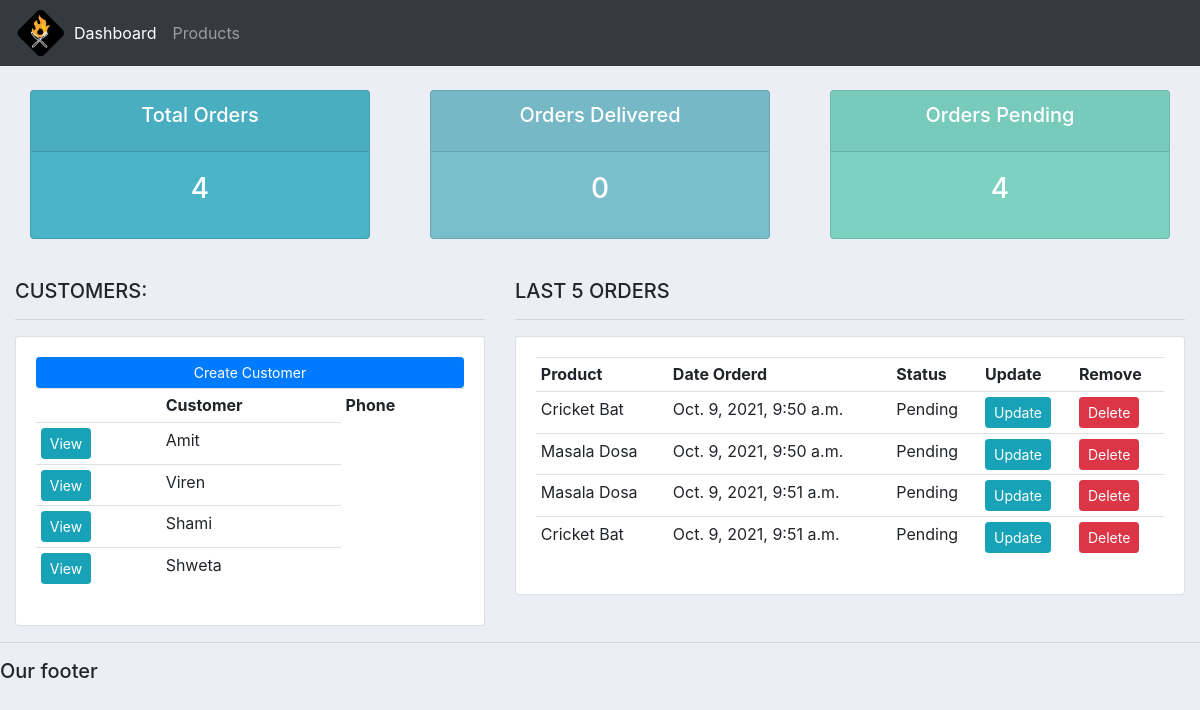
/, run on an earlier commit of the app's database.
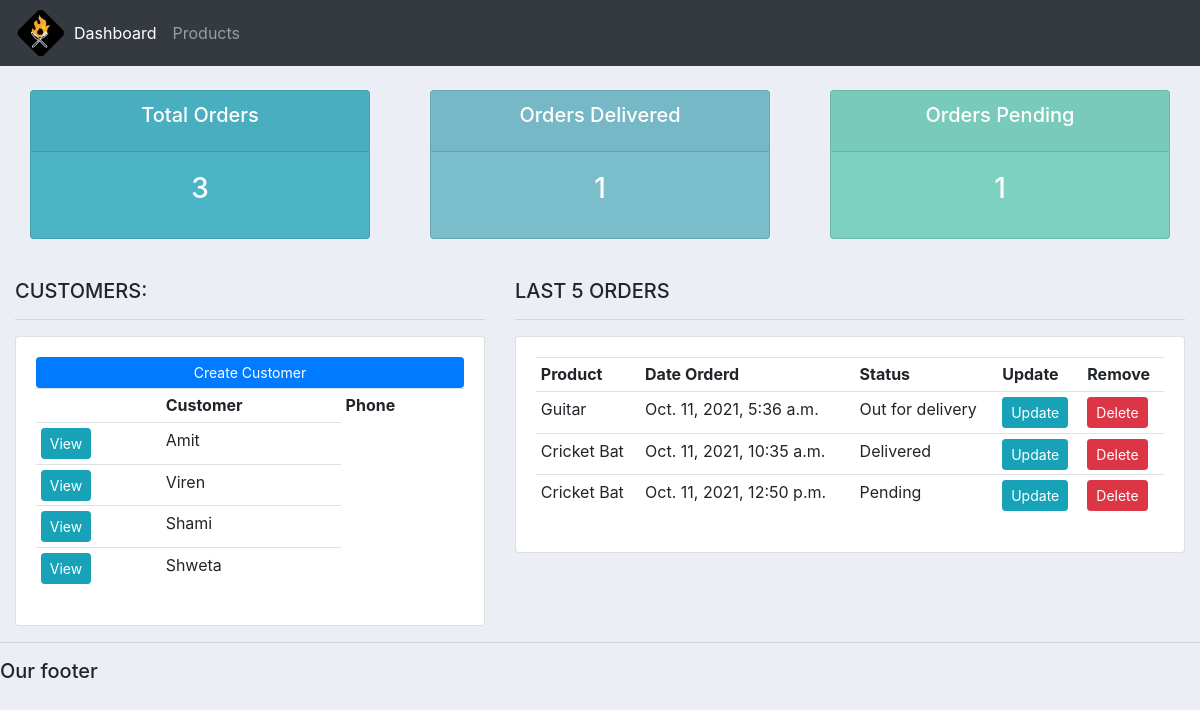
And on a later commit of the database.
### accounts/models.py (models this page shows, shortened)
class Customer(models.Model):
    name = models.CharField(max_length=200, null=True)
    phone = models.CharField(max_length=20, null=True)
    email = models.CharField(max_length=200, null=True)
    date_created = models.DateTimeField(auto_now_add=True, null=True)

class Order(models.Model):
    STATUS = (
        ('Pending', 'Pending'),
        ('Out for delivery', 'Out for delivery'),
        ('Delivered', 'Delivered')
    )
    customer = models.ForeignKey(Customer, null=True, on_delete=models.SET_NULL)
    product = models.ForeignKey(Product, null=True, on_delete=models.SET_NULL)
    date_created = models.DateTimeField(auto_now_add=True, null=True)
    status = models.CharField(max_length=200, null=True, choices=STATUS)
    note = models.CharField(max_length=1000, null=True)

class Product(models.Model):
    CATEGORY = (
        ('Indoor', 'Indoor'),
        ('Out door', 'Out door')
    )
    name = models.CharField(max_length=200, null=True)
    price = models.FloatField(null=True)
    category = models.CharField(max_length=200, null=True, choices=CATEGORY)
    description = models.CharField(max_length=200, null=True, blank=True)
    date_created = models.DateTimeField(auto_now_add=True, null=True)
    tags = ManyToManyField(Tag)
    def __str__(self):
        return self.name

### accounts/views.py (the view)
# urls.py: path('', views.home, name="home"),
def home(request):
    customer = Customer.objects.all()
    order = Order.objects.all()
    total_customer = customer.count()
    total_order = order.count()
    pending = order.filter(status='Pending').count()
    delivered = order.filter(status='Delivered').count()
    dict = {
        'customers':customer, 'orders':order, 'total_customers':total_customer,
        'total_orders':total_order, 'pendings':pending, 'delivered':delivered
    }
    return render(request, 'accounts/dashboard.html', dict)

### accounts/templates/accounts/dashboard.html
{%  extends 'accounts/main.html' %}
{% block content %}
{%  include 'accounts/status.html' %}
<br>
<div class="row">
	<div class="col-md-5">
		<h5>CUSTOMERS:</h5>
		<hr>
		<div class="card card-body">
			<a class="btn btn-primary  btn-sm btn-block" href="">Create Customer</a>
			<table class="table table-sm">
				<tr>
					<th></th>
					<th>Customer</th>
					<th>Phone</th>
				</tr>
                {% for i in customers %}
                <tr>
                    <td><a class="btn btn-sm btn-info" href="{% url 'costumers' i.id %}">View</a></td>
                    <td>{{ i.name }}</td>
                </tr>
                {% endfor %}
			</table>
		</div>
	</div>
	<div class="col-md-7">
		<h5>LAST 5 ORDERS</h5>
		<hr>
		<div class="card card-body">
			<table class="table table-sm">
				<tr>
					<th>Product</th>
					<th>Date Orderd</th>
					<th>Status</th>
					<th>Update</th>
					<th>Remove</th>
				</tr>
				{% for order in orders %}
					<tr>
						<td>{{order.product}}</td>
						<td>{{order.date_created}}</td>
						<td>{{order.status}}</td>
						<td><a class="btn btn-sm btn-info" href="{% url 'update_order' order.id %}">Update</a></td>
						<td><a class="btn btn-sm btn-danger"href="{% url 'delete_order' order.id %}">Delete</a></td>
					</tr>
				{% endfor %}
			</table>
		</div>
	</div>
</div>
{% endblock %}

### accounts/templates/accounts/main.html (shortened to what this page needs)
{% load static %}
<!DOCTYPE html>
<html>
<head>
	<link rel="stylesheet" href="https://stackpath.bootstrapcdn.com/bootstrap/4.3.1/css/bootstrap.min.css">
	<link rel="stylesheet" href="{% static '/css/main.css' %}">
</head>
<body>
	{%  include 'accounts/navbar.html' %}
	<div class="container-fluid">
	{% block content %}
	{% endblock %}
    </div>
	<hr>
	<h5>Our footer</h5>
</body>
</html>

### accounts/templates/accounts/navbar.html (shortened to what this page needs)
{% load static %}
<nav class="navbar navbar-expand-lg navbar-dark bg-dark">
    <img src="{% static 'images/logo.png' %}" width="50" height="50">
    <div class="collapse navbar-collapse" id="navbarNav">
      <ul class="navbar-nav">
        <li class="nav-item active">
          <a class="nav-link" href="{% url 'home' %}">Dashboard <span class="sr-only">(current)</span></a>
        </li>
        <li class="nav-item">
          <a class="nav-link" href="{% url 'products' %}">Products</a>
        </li>
      </ul>
    </div>
  </nav>

### accounts/templates/accounts/status.html
<br>
<div class="row">
	<div class="col">
		<div class="col-md">
			<div class="card text-center text-white  mb-3" id="total-orders">
			  	<div class="card-header">
			  		<h5 class="card-title">Total Orders</h5>
			  	</div>
			  	<div class="card-body">
			    	<h3 class="card-title">{{ total_orders }}</h3>
			  	</div>
			</div>
		</div>
	</div>
	<div class="col">
		<div class="col-md">
			<div class="card text-center text-white  mb-3" id="orders-delivered">
			  	<div class="card-header">
			  		<h5 class="card-title">Orders Delivered</h5>
			  	</div>
			  	<div class="card-body">
			    	<h3 class="card-title">{{ delivered }}</h3>
			  	</div>
			</div>
		</div>
	</div>
	<div class="col">
		<div class="col-md">
			<div class="card text-center text-white  mb-3" id="orders-pending">
			  	<div class="card-header">
			  		<h5 class="card-title">Orders Pending</h5>
			  	</div>
			  	<div class="card-body">
			    	<h3 class="card-title">{{ pendings }}</h3>
			  	</div>
			</div>
		</div>
	</div>
</div>

### static/css/main.css (style rules this page uses)
body { background-color: #ebeff5; }
#total-orders { background-color: #4cb4c7; }
#orders-delivered { background-color: #7abecc; }
#orders-pending { background-color: #7CD1C0; }

What changed in the data, as far as the page shows it:
removed Order: product "Cricket Bat", date_created "Oct. 9, 2021, 9:50 a.m.", status "Pending"
removed Order: product "Masala Dosa", date_created "Oct. 9, 2021, 9:50 a.m.", status "Pending"
removed Order: product "Masala Dosa", date_created "Oct. 9, 2021, 9:51 a.m.", status "Pending"
removed Order: product "Cricket Bat", date_created "Oct. 9, 2021, 9:51 a.m.", status "Pending"
added Order: product "Guitar", date_created "Oct. 11, 2021, 5:36 a.m.", status "Out for delivery"
added Order: product "Cricket Bat", date_created "Oct. 11, 2021, 10:35 a.m.", status "Delivered"
added Order: product "Cricket Bat", date_created "Oct. 11, 2021, 12:50 p.m.", status "Pending"
Also different on the page:
{{ total_orders }}: "4" → "3"
{{ delivered }}: "0" → "1"
{{ pendings }}: "4" → "1"
